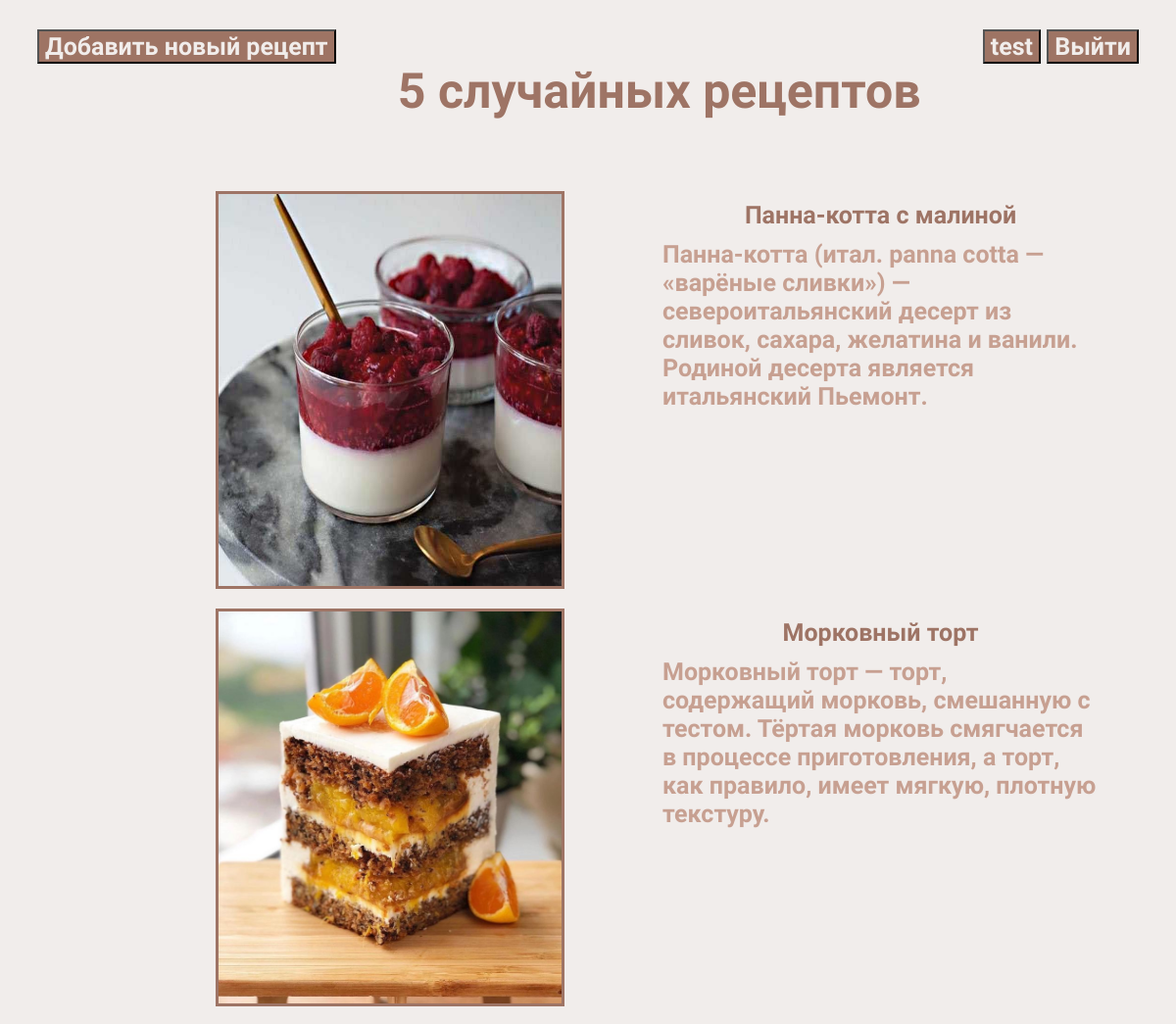
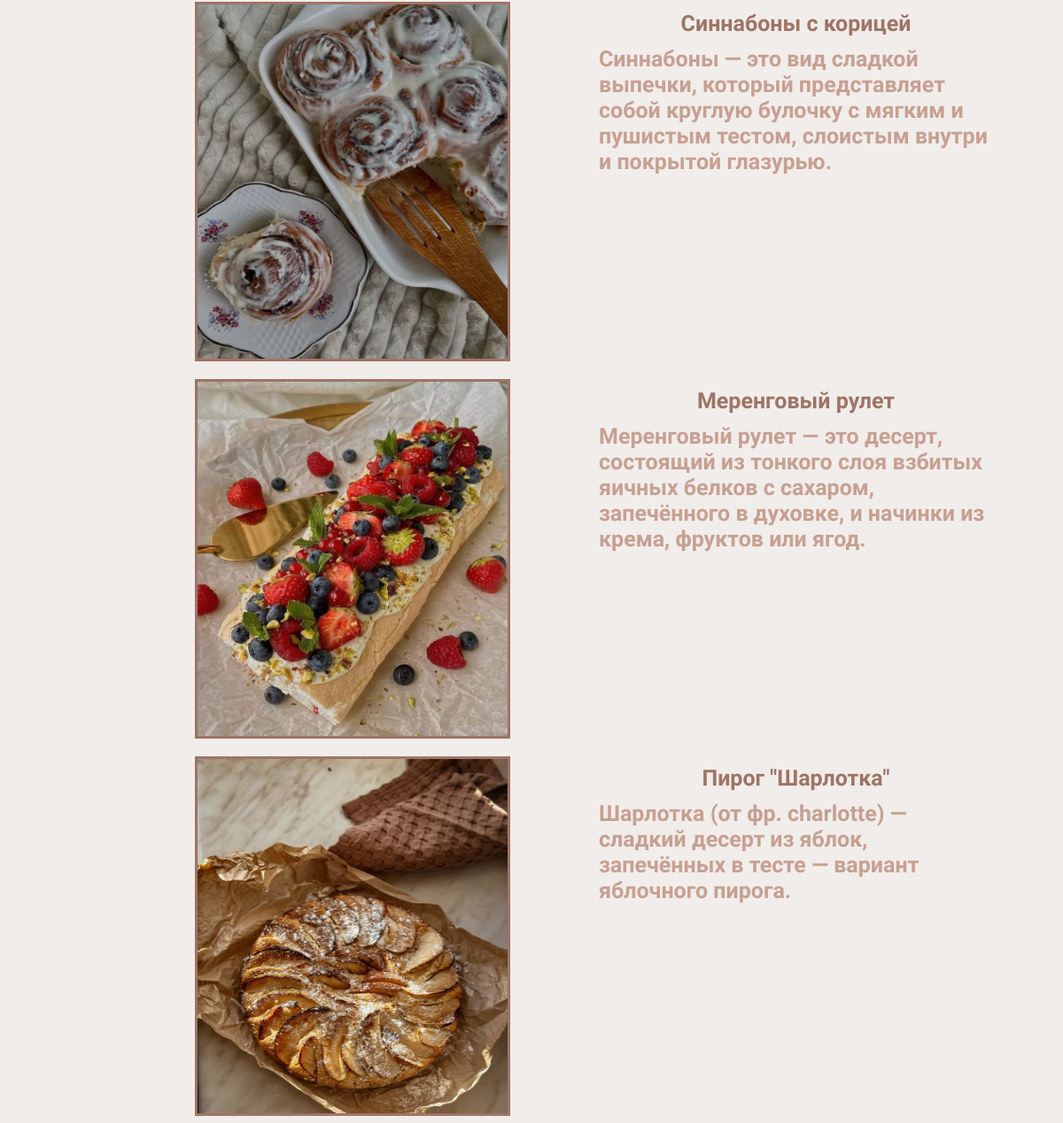
Screenshot of / (signed in) with the database file from the repository (2 pictures, top to bottom).
### main/models.py (models this page shows, shortened)
class Receipt(models.Model):
    name = models.CharField(max_length=30, verbose_name="Название")
    description = models.TextField(blank=True, verbose_name="Описание")
    cooking_steps = models.TextField(verbose_name="Шаги приготовления")
    cooking_time = models.TimeField(null=True, verbose_name="Время приготовления")
    image = models.ImageField(upload_to='static/image_from_client',
                              null=True,
                              blank=True,
                              verbose_name="Изображение")
    author = models.CharField(max_length=50, null=False, verbose_name="Автор")
    user_created = models.ForeignKey(User, on_delete=models.CASCADE, blank=True)

### main/views.py (the view)
# urls.py: path('', HomePageView.as_view(), name='home_page'),
class HomePageView(ListView):
    template_name = "main/main.html"
    queryset = Receipt.objects.order_by("?")[:5]
    context_object_name = "receipts"

### main/templates/main/main.html (shortened to what this page needs)
{% extends 'main/index.html' %}
{% load static %}
{% block body %}
    <div class="menu">
        <div class="new_receipt">
            <button class="button"><a href="{% url "main:create_receipt" %}">Добавить новый рецепт</a></button>
        </div>
        <div><h1 class="random-receipt header">5 случайных рецептов</h1></div>
        <div>{% include "main/user-info.html" %}</div>
    </div>
    {% for item in receipts %}
        <ul class="border_block">
            <div class="brief_info">
                <div class="brief_name_description">
                    <p class="bold_name"><a href="{% url "main:receipt_details" pk=item.pk %}">
                        {{ item.name }}</a></p>
                    <p class="description">{{ item.description }}</p>
                </div>
                <div>
                    {% if item.image %}
                        <img src="{{ item.image.url }}" alt="{{ item.name }}" class="brief_image">
                        {% else %}
                        <p class="not_found">Изображение отсутствует</p>
                    {% endif %}
                </div>
            </div>
        </ul>
    {% endfor %}
{% endblock %}

### main/templates/main/user-info.html
<div>
    {% if user.is_authenticated %}
        <button class="button"><a href="{% url "main:profile" %}">{{ user }}</a></button>
        <button class="button"><a href="{% url "authentication:logout" %}">Выйти</a></button>
            {% else %}
                <button class="button"><a href="{% url "authentication:login" %}">Авторизоваться</a></button>
        {% endif %}
</div>

### main/static/css/style.css (style rules this page uses)
* { font-family: "Amatic SC", serif; font-weight: 700; font-style: normal; font-size: 25px; }
body { color: #bd8c7a; background: #f1edeb; }
div > .random-receipt { font-size: 50px; }
img { height: 450px; width: 600px; }
p { margin: 5px 5px 5px 0px; }
a, a:visited, a:hover, a:active { text-decoration: none; color: #9e7465; }
.button > a { color: #f1edeb; }
.button { background: #9e7464; }
.border_block { height: 100%; display: flex; flex-direction: column; max-width: 800px; margin: 20px auto auto; }
.brief_info { display: flex; align-items: center; justify-content: space-between; flex-direction: row-reverse; align-self: flex-start; }
.brief_image { height: 400px; width: 350px; float: left; margin-right: 50px; border: #9e7465 solid 3px; }
.brief_name_description { display: flex; align-self: flex-start; align-items: center; flex-direction: column; width: 450px; float: right; margin-left: 50px; }
.bold_name { font-weight: bold; font-size: larger; text-align: center; }
.description { color: #bd8c7acc; font-variant-position: normal; }
.menu { display: flex; justify-content: space-between; text-align-all: center; margin: 30px; margin-bottom: 40px; }
.header { color: #9e7465; }

### rows the page displays
Receipt: name "Панна-котта с малиной", description "Панна-котта (итал. panna cotta — «варёные сливки») — североитальянский десерт из сливок, сахара, желатина и ванили. Родиной десерта является итальянский Пьемонт.", image (picture)
Receipt: name "Морковный торт", description "Морковный торт — торт, содержащий морковь, смешанную с тестом. Тёртая морковь смягчается в процессе приготовления, а торт, как правило, имеет мягкую, плотную текстуру.", image (picture)
Receipt: name "Синнабоны с корицей", description "Синнабоны — это вид сладкой выпечки, который представляет собой круглую булочку с мягким и пушистым тестом, слоистым внутри и покрытой глазурью.", image (picture)
Receipt: name "Меренговый рулет", description "Меренговый рулет — это десерт, состоящий из тонкого слоя взбитых яичных белков с сахаром, запечённого в духовке, и начинки из крема, фруктов или ягод.", image (picture)
Receipt: name "Пирог \"Шарлотка\"", description "Шарлотка (от фр. charlotte) — сладкий десерт из яблок, запечённых в тесте — вариант яблочного пирога.", image (picture)

### other values shown
{{ user }} "test"
